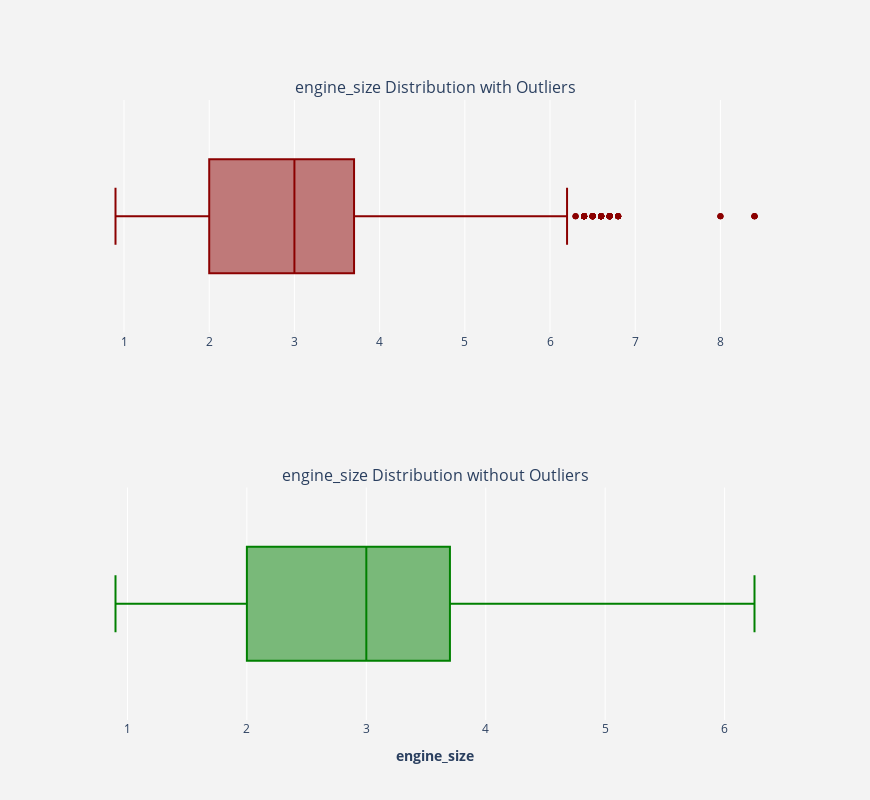

Here is the notebook cell this chart was saved with:
### Code cell
plotBoxPlot(data_num_features.engine_size,replaceOutliers(data_num_features.engine_size))

### Figure 1 — Plotly figure (JSON) as saved in the notebook; plotly's stock layout.template omitted (floating-point values rounded to 4 significant figures; data arrays with more than 128 entries replaced by an {"elided": "..."} marker saying what was removed)
{"data": [{"marker": {"color": "darkred"}, "name": "", "type": "box", "x": {"elided": "7384 float values"}, "xaxis": "x", "yaxis": "y"}, {"marker": {"color": "green"}, "name": "", "type": "box", "x": {"elided": "7384 float values"}, "xaxis": "x2", "yaxis": "y2"}], "layout": {"annotations": [{"font": {"size": 16}, "showarrow": false, "text": "engine_size Distribution with Outliers", "x": 0.5, "xanchor": "center", "xref": "paper", "y": 1, "yanchor": "bottom", "yref": "paper"}, {"font": {"size": 16}, "showarrow": false, "text": "engine_size Distribution without Outliers", "x": 0.5, "xanchor": "center", "xref": "paper", "y": 0.375, "yanchor": "bottom", "yref": "paper"}], "height": 800, "paper_bgcolor": "rgb(243, 243, 243)", "plot_bgcolor": "rgb(243, 243, 243)", "showlegend": false, "width": 870, "xaxis": {"anchor": "y", "domain": [0, 1]}, "xaxis2": {"anchor": "y2", "domain": [0, 1], "title": {"text": "<b>engine_size</b>"}}, "yaxis": {"anchor": "x", "domain": [0.625, 1]}, "yaxis2": {"anchor": "x2", "domain": [0, 0.375]}}}
